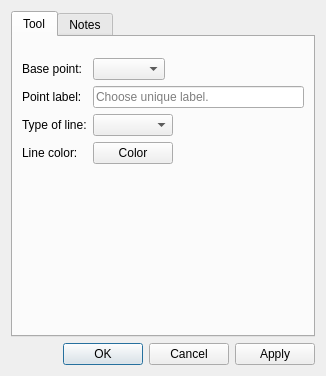
<?xml version="1.0" encoding="UTF-8"?>
<ui version="4.0">
 <class>DialogEndLine</class>
 <widget class="QDialog" name="DialogEndLine">
  <property name="geometry">
   <rect>
    <x>0</x>
    <y>0</y>
    <width>326</width>
    <height>376</height>
   </rect>
  </property>
  <property name="sizePolicy">
   <sizepolicy hsizetype="Preferred" vsizetype="Expanding">
    <horstretch>0</horstretch>
    <verstretch>0</verstretch>
   </sizepolicy>
  </property>
  <property name="windowTitle">
   <string>Point at distance and angle</string>
  </property>
  <property name="windowIcon">
   <iconset resource="../../../vmisc/share/resources/icon.qrc">
    <normaloff>:/icon/64x64/icon64x64.png</normaloff>:/icon/64x64/icon64x64.png</iconset>
  </property>
  <property name="locale">
   <locale language="English" country="UnitedStates"/>
  </property>
  <layout class="QVBoxLayout" name="verticalLayout_2">
   <item>
    <widget class="QTabWidget" name="tabWidget">
     <property name="currentIndex">
      <number>0</number>
     </property>
     <widget class="QWidget" name="tab">
      <attribute name="title">
       <string>Tool</string>
      </attribute>
      <layout class="QVBoxLayout" name="verticalLayout">
       <item>
        <widget class="QWidget" name="formulaLengthPlaceholder" native="true"/>
       </item>
       <item>
        <widget class="QWidget" name="formulaAnglePlaceholder" native="true"/>
       </item>
       <item>
        <layout class="QFormLayout" name="formLayout">
         <property name="fieldGrowthPolicy">
          <enum>QFormLayout::ExpandingFieldsGrow</enum>
         </property>
         <item row="0" column="0">
          <widget class="QLabel" name="label_3">
           <property name="sizePolicy">
            <sizepolicy hsizetype="Expanding" vsizetype="Preferred">
             <horstretch>0</horstretch>
             <verstretch>0</verstretch>
            </sizepolicy>
           </property>
           <property name="text">
            <string>Base point:</string>
           </property>
          </widget>
         </item>
         <item row="0" column="1">
          <widget class="QComboBox" name="comboBoxBasePoint"/>
         </item>
         <item row="1" column="0">
          <widget class="QLabel" name="labelEditNamePoint">
           <property name="sizePolicy">
            <sizepolicy hsizetype="Expanding" vsizetype="Preferred">
             <horstretch>0</horstretch>
             <verstretch>0</verstretch>
            </sizepolicy>
           </property>
           <property name="text">
            <string>Point label:</string>
           </property>
          </widget>
         </item>
         <item row="1" column="1">
          <widget class="QLineEdit" name="lineEditNamePoint">
           <property name="toolTip">
            <string>Unique label</string>
           </property>
           <property name="placeholderText">
            <string>Choose unique label.</string>
           </property>
          </widget>
         </item>
         <item row="2" column="0">
          <widget class="QLabel" name="label_7">
           <property name="sizePolicy">
            <sizepolicy hsizetype="Expanding" vsizetype="Preferred">
             <horstretch>0</horstretch>
             <verstretch>0</verstretch>
            </sizepolicy>
           </property>
           <property name="text">
            <string>Type of line:</string>
           </property>
          </widget>
         </item>
         <item row="2" column="1">
          <widget class="QComboBox" name="comboBoxLineType">
           <property name="minimumSize">
            <size>
             <width>80</width>
             <height>0</height>
            </size>
           </property>
           <property name="maximumSize">
            <size>
             <width>110</width>
             <height>16777215</height>
            </size>
           </property>
           <property name="iconSize">
            <size>
             <width>80</width>
             <height>14</height>
            </size>
           </property>
          </widget>
         </item>
         <item row="3" column="0">
          <widget class="QLabel" name="label">
           <property name="sizePolicy">
            <sizepolicy hsizetype="Expanding" vsizetype="Preferred">
             <horstretch>0</horstretch>
             <verstretch>0</verstretch>
            </sizepolicy>
           </property>
           <property name="text">
            <string>Line color:</string>
           </property>
          </widget>
         </item>
         <item row="3" column="1">
          <widget class="VPE::QtColorPicker" name="pushButtonLineColor">
           <property name="text">
            <string notr="true">Color</string>
           </property>
          </widget>
         </item>
        </layout>
       </item>
       <item>
        <spacer name="verticalSpacer">
         <property name="orientation">
          <enum>Qt::Vertical</enum>
         </property>
         <property name="sizeHint" stdset="0">
          <size>
           <width>20</width>
           <height>40</height>
          </size>
         </property>
        </spacer>
       </item>
      </layout>
     </widget>
     <widget class="QWidget" name="tab_2">
      <attribute name="title">
       <string>Notes</string>
      </attribute>
      <layout class="QVBoxLayout" name="verticalLayout_3">
       <item>
        <widget class="QPlainTextEdit" name="plainTextEditToolNotes"/>
       </item>
      </layout>
     </widget>
    </widget>
   </item>
   <item>
    <widget class="QDialogButtonBox" name="buttonBox">
     <property name="orientation">
      <enum>Qt::Horizontal</enum>
     </property>
     <property name="standardButtons">
      <set>QDialogButtonBox::Apply|QDialogButtonBox::Cancel|QDialogButtonBox::Ok</set>
     </property>
    </widget>
   </item>
  </layout>
 </widget>
 <customwidgets>
  <customwidget>
   <class>VPE::QtColorPicker</class>
   <extends>QPushButton</extends>
   <header>../vpropertyexplorer/qtcolorpicker.h</header>
  </customwidget>
  <customwidget>
   <class>VPlainTextEdit</class>
   <extends>QPlainTextEdit</extends>
   <header>../vwidgets/vplaintextedit.h</header>
  </customwidget>
 </customwidgets>
 <tabstops>
  <tabstop>comboBoxBasePoint</tabstop>
  <tabstop>lineEditNamePoint</tabstop>
  <tabstop>comboBoxLineType</tabstop>
  <tabstop>buttonBox</tabstop>
 </tabstops>
 <resources>
  <include location="../../../vmisc/share/resources/icon.qrc"/>
 </resources>
 <connections>
  <connection>
   <sender>buttonBox</sender>
   <signal>accepted()</signal>
   <receiver>DialogEndLine</receiver>
   <slot>accept()</slot>
   <hints>
    <hint type="sourcelabel">
     <x>248</x>
     <y>254</y>
    </hint>
    <hint type="destinationlabel">
     <x>157</x>
     <y>274</y>
    </hint>
   </hints>
  </connection>
  <connection>
   <sender>buttonBox</sender>
   <signal>rejected()</signal>
   <receiver>DialogEndLine</receiver>
   <slot>reject()</slot>
   <hints>
    <hint type="sourcelabel">
     <x>316</x>
     <y>260</y>
    </hint>
    <hint type="destinationlabel">
     <x>286</x>
     <y>274</y>
    </hint>
   </hints>
  </connection>
 </connections>
</ui>
